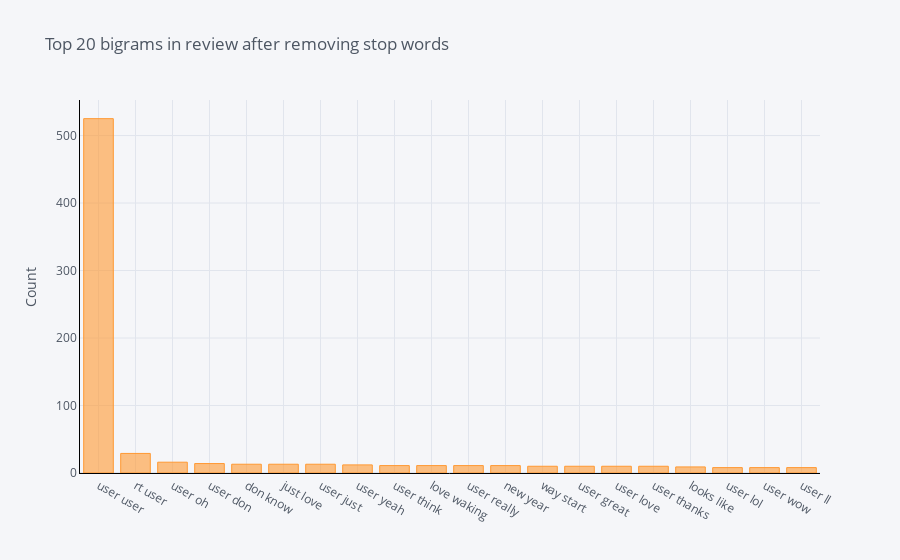

Notebook source saved alongside this figure:
### Code cell
df4.groupby('ReviewText').sum()['count'].sort_values(ascending=False).iplot(
    kind='bar', yTitle='Count', linecolor='black', title='Top 20 bigrams in review after removing stop words')

### Figure 1 — Plotly figure (JSON) as saved in the notebook; plotly's stock layout.template omitted (floating-point values rounded to 4 significant figures)
{"data": [{"name": "count", "text": "", "y": [525, 29, 16, 14, 13, 13, 13, 12, 11, 11, 11, 11, 10, 10, 10, 10, 9, 8, 8, 8], "marker": {"color": "rgba(255, 153, 51, 0.6)", "line": {"color": "rgba(255, 153, 51, 1.0)", "width": 1}}, "x": ["user user", "rt user", "user oh", "user don", "don know", "just love", "user just", "user yeah", "user think", "love waking", "user really", "new year", "way start", "user great", "user love", "user thanks", "looks like", "user lol", "user wow", "user ll"], "type": "bar", "orientation": "v"}], "layout": {"title": {"text": "Top 20 bigrams in review after removing stop words", "font": {"color": "#4D5663"}}, "paper_bgcolor": "#F5F6F9", "plot_bgcolor": "#F5F6F9", "yaxis": {"tickfont": {"color": "#4D5663"}, "title": {"text": "Count", "font": {"color": "#4D5663"}}, "showgrid": true, "zerolinecolor": "#E1E5ED", "gridcolor": "#E1E5ED", "linecolor": "black"}, "xaxis": {"tickfont": {"color": "#4D5663"}, "title": {"text": "", "font": {"color": "#4D5663"}}, "showgrid": true, "zerolinecolor": "#E1E5ED", "gridcolor": "#E1E5ED", "linecolor": "black"}, "legend": {"bgcolor": "#F5F6F9", "font": {"color": "#4D5663"}}}}
